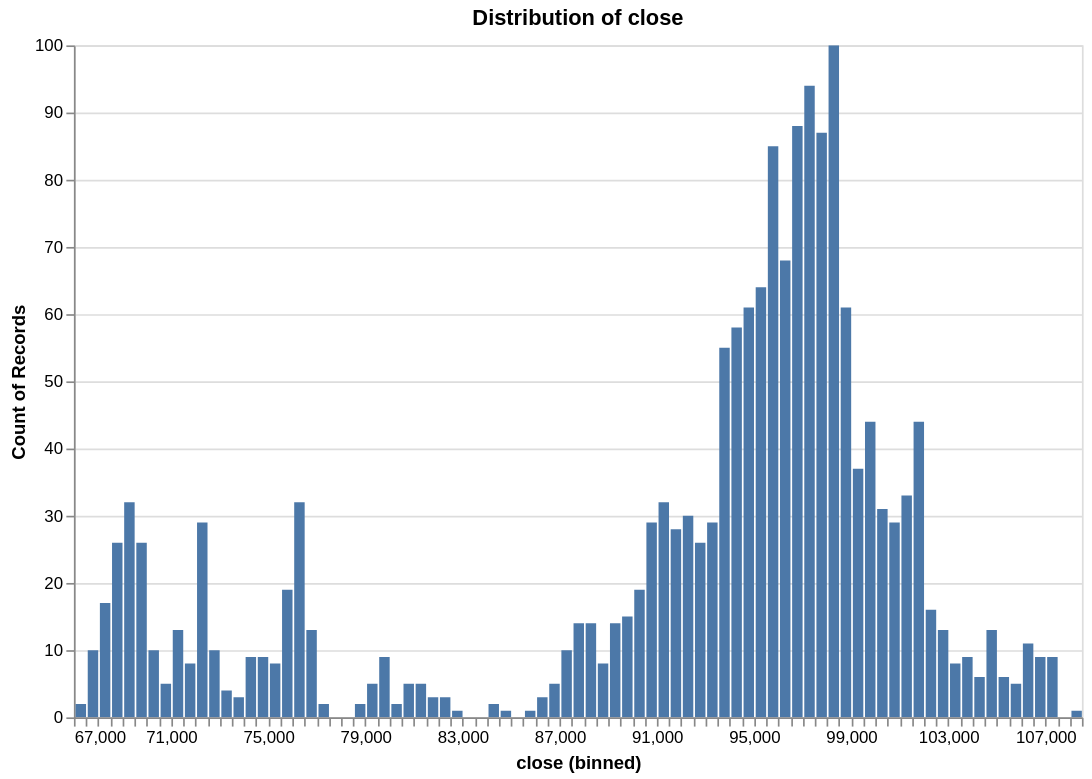

Notebook code for this chart:
### Markdown cell above
### 4.4 Analyze Feature Distributions

### Code cell
# Distribution of log returns (should be approximately normal)
plot_distribution(ts, target, n_bins=100)

# Distribution of close prices
plot_distribution(ts, 'close', n_bins=100)

### Figure 1 — Vega specification as saved in the notebook (floating-point values rounded to 4 significant figures)
{"$schema": "https://vega.github.io/schema/vega/v6.json", "data": [{"name": "param_f268f798f41c853e_store"}, {"name": "source_0", "values": [{"__count": 13, "bin_maxbins_100_close": 71000.0, "bin_maxbins_100_close_end": 71500.0}, {"__count": 8, "bin_maxbins_100_close": 71500.0, "bin_maxbins_100_close_end": 72000.0}, {"__count": 29, "bin_maxbins_100_close": 72000.0, "bin_maxbins_100_close_end": 72500.0}, {"__count": 10, "bin_maxbins_100_close": 72500.0, "bin_maxbins_100_close_end": 73000.0}, {"__count": 4, "bin_maxbins_100_close": 73000.0, "bin_maxbins_100_close_end": 73500.0}, {"__count": 5, "bin_maxbins_100_close": 70500.0, "bin_maxbins_100_close_end": 71000.0}, {"__count": 10, "bin_maxbins_100_close": 70000.0, "bin_maxbins_100_close_end": 70500.0}, {"__count": 32, "bin_maxbins_100_close": 69000.0, "bin_maxbins_100_close_end": 69500.0}, {"__count": 26, "bin_maxbins_100_close": 69500.0, "bin_maxbins_100_close_end": 70000.0}, {"__count": 17, "bin_maxbins_100_close": 68000.0, "bin_maxbins_100_close_end": 68500.0}, {"__count": 26, "bin_maxbins_100_close": 68500.0, "bin_maxbins_100_close_end": 69000.0}, {"__count": 10, "bin_maxbins_100_close": 67500.0, "bin_maxbins_100_close_end": 68000.0}, {"__count": 2, "bin_maxbins_100_close": 67000.0, "bin_maxbins_100_close_end": 67500.0}, {"__count": 9, "bin_maxbins_100_close": 74000.0, "bin_maxbins_100_close_end": 74500.0}, {"__count": 9, "bin_maxbins_100_close": 74500.0, "bin_maxbins_100_close_end": 75000.0}, {"__count": 3, "bin_maxbins_100_close": 73500.0, "bin_maxbins_100_close_end": 74000.0}, {"__count": 8, "bin_maxbins_100_close": 75000.0, "bin_maxbins_100_close_end": 75500.0}, {"__count": 19, "bin_maxbins_100_close": 75500.0, "bin_maxbins_100_close_end": 76000.0}, {"__count": 32, "bin_maxbins_100_close": 76000.0, "bin_maxbins_100_close_end": 76500.0}, {"__count": 13, "bin_maxbins_100_close": 76500.0, "bin_maxbins_100_close_end": 77000.0}, {"__count": 2, "bin_maxbins_100_close": 77000.0, "bin_maxbins_100_close_end": 77500.0}, {"__count": 5, "bin_maxbins_100_close": 79000.0, "bin_maxbins_100_close_end": 79500.0}, {"__count": 2, "bin_maxbins_100_close": 78500.0, "bin_maxbins_100_close_end": 79000.0}, {"__count": 9, "bin_maxbins_100_close": 79500.0, "bin_maxbins_100_close_end": 80000.0}, {"__count": 2, "bin_maxbins_100_close": 80000.0, "bin_maxbins_100_close_end": 80500.0}, {"__count": 5, "bin_maxbins_100_close": 80500.0, "bin_maxbins_100_close_end": 81000.0}, {"__count": 5, "bin_maxbins_100_close": 81000.0, "bin_maxbins_100_close_end": 81500.0}, {"__count": 3, "bin_maxbins_100_close": 81500.0, "bin_maxbins_100_close_end": 82000.0}, {"__count": 3, "bin_maxbins_100_close": 82000.0, "bin_maxbins_100_close_end": 82500.0}, {"__count": 1, "bin_maxbins_100_close": 82500.0, "bin_maxbins_100_close_end": 83000.0}, {"__count": 2, "bin_maxbins_100_close": 84000.0, "bin_maxbins_100_close_end": 84500.0}, {"__count": 1, "bin_maxbins_100_close": 84500.0, "bin_maxbins_100_close_end": 85000.0}, {"__count": 1, "bin_maxbins_100_close": 85500.0, "bin_maxbins_100_close_end": 86000.0}, {"__count": 3, "bin_maxbins_100_close": 86000.0, "bin_maxbins_100_close_end": 86500.0}, {"__count": 5, "bin_maxbins_100_close": 86500.0, "bin_maxbins_100_close_end": 87000.0}, {"__count": 14, "bin_maxbins_100_close": 87500.0, "bin_maxbins_100_close_end": 88000.0}, {"__count": 14, "bin_maxbins_100_close": 88000.0, "bin_maxbins_100_close_end": 88500.0}, {"__count": 8, "bin_maxbins_100_close": 88500.0, "bin_maxbins_100_close_end": 89000.0}, {"__count": 14, "bin_maxbins_100_close": 89000.0, "bin_maxbins_100_close_end": 89500.0}, {"__count": 15, "bin_maxbins_100_close": 89500.0, "bin_maxbins_100_close_end": 90000.0}, {"__count": 10, "bin_maxbins_100_close": 87000.0, "bin_maxbins_100_close_end": 87500.0}, {"__count": 28, "bin_maxbins_100_close": 91500.0, "bin_maxbins_100_close_end": 92000.0}, {"__count": 26, "bin_maxbins_100_close": 92500.0, "bin_maxbins_100_close_end": 93000.0}, {"__count": 30, "bin_maxbins_100_close": 92000.0, "bin_maxbins_100_close_end": 92500.0}, {"__count": 19, "bin_maxbins_100_close": 90000.0, "bin_maxbins_100_close_end": 90500.0}, {"__count": 29, "bin_maxbins_100_close": 90500.0, "bin_maxbins_100_close_end": 91000.0}, {"__count": 32, "bin_maxbins_100_close": 91000.0, "bin_maxbins_100_close_end": 91500.0}, {"__count": 55, "bin_maxbins_100_close": 93500.0, "bin_maxbins_100_close_end": 94000.0}, {"__count": 29, "bin_maxbins_100_close": 93000.0, "bin_maxbins_100_close_end": 93500.0}, {"__count": 58, "bin_maxbins_100_close": 94000.0, "bin_maxbins_100_close_end": 94500.0}, {"__count": 61, "bin_maxbins_100_close": 94500.0, "bin_maxbins_100_close_end": 95000.0}, {"__count": 85, "bin_maxbins_100_close": 95500.0, "bin_maxbins_100_close_end": 96000.0}, {"__count": 87, "bin_maxbins_100_close": 97500.0, "bin_maxbins_100_close_end": 98000.0}, {"__count": 94, "bin_maxbins_100_close": 97000.0, "bin_maxbins_100_close_end": 97500.0}, {"__count": 88, "bin_maxbins_100_close": 96500.0, "bin_maxbins_100_close_end": 97000.0}, {"__count": 100, "bin_maxbins_100_close": 98000.0, "bin_maxbins_100_close_end": 98500.0}, {"__count": 61, "bin_maxbins_100_close": 98500.0, "bin_maxbins_100_close_end": 99000.0}, {"__count": 37, "bin_maxbins_100_close": 99000.0, "bin_maxbins_100_close_end": 99500.0}, {"__count": 68, "bin_maxbins_100_close": 96000.0, "bin_maxbins_100_close_end": 96500.0}, {"__count": 64, "bin_maxbins_100_close": 95000.0, "bin_maxbins_100_close_end": 95500.0}, {"__count": 44, "bin_maxbins_100_close": 101500.0, "bin_maxbins_100_close_end": 102000.0}, {"__count": 8, "bin_maxbins_100_close": 103000.0, "bin_maxbins_100_close_end": 103500.0}, {"__count": 13, "bin_maxbins_100_close": 102500.0, "bin_maxbins_100_close_end": 103000.0}, {"__count": 16, "bin_maxbins_100_close": 102000.0, "bin_maxbins_100_close_end": 102500.0}, {"__count": 9, "bin_maxbins_100_close": 103500.0, "bin_maxbins_100_close_end": 104000.0}, {"__count": 33, "bin_maxbins_100_close": 101000.0, "bin_maxbins_100_close_end": 101500.0}, {"__count": 31, "bin_maxbins_100_close": 100000.0, "bin_maxbins_100_close_end": 100500.0}, {"__count": 44, "bin_maxbins_100_close": 99500.0, "bin_maxbins_100_close_end": 100000.0}, {"__count": 29, "bin_maxbins_100_close": 100500.0, "bin_maxbins_100_close_end": 101000.0}, {"__count": 6, "bin_maxbins_100_close": 104000.0, "bin_maxbins_100_close_end": 104500.0}, {"__count": 6, "bin_maxbins_100_close": 105000.0, "bin_maxbins_100_close_end": 105500.0}, {"__count": 5, "bin_maxbins_100_close": 105500.0, "bin_maxbins_100_close_end": 106000.0}, {"__count": 13, "bin_maxbins_100_close": 104500.0, "bin_maxbins_100_close_end": 105000.0}, {"__count": 11, "bin_maxbins_100_close": 106000.0, "bin_maxbins_100_close_end": 106500.0}, {"__count": 9, "bin_maxbins_100_close": 106500.0, "bin_maxbins_100_close_end": 107000.0}, {"__count": 9, "bin_maxbins_100_close": 107000.0, "bin_maxbins_100_close_end": 107500.0}, {"__count": 1, "bin_maxbins_100_close": 108000.0, "bin_maxbins_100_close_end": 108500.0}]}, {"name": "source_0_y_domain___count", "values": [{"min": 1, "max": 100}]}], "signals": [{"name": "bin_maxbins_100_close_bins", "value": {"fields": ["close"], "fname": "bin_close", "start": 67000.0, "step": 500.0, "stop": 108500.0}}, {"name": "unit", "value": {}, "on": [{"events": "pointermove", "update": "isTuple(group()) ? group() : unit"}]}, {"name": "param_f268f798f41c853e", "update": "vlSelectionResolve(\"param_f268f798f41c853e_store\", \"union\")"}, {"name": "param_f268f798f41c853e_close", "on": [{"events": [{"source": "view", "type": "dblclick"}], "update": "null"}, {"events": {"signal": "param_f268f798f41c853e_translate_delta"}, "update": "panLinear(param_f268f798f41c853e_translate_anchor.extent_x, -param_f268f798f41c853e_translate_delta.x / width)"}, {"events": {"signal": "param_f268f798f41c853e_zoom_delta"}, "update": "zoomLinear(domain(\"x\"), param_f268f798f41c853e_zoom_anchor.x, param_f268f798f41c853e_zoom_delta)"}]}, {"name": "param_f268f798f41c853e_tuple", "on": [{"events": [{"signal": "param_f268f798f41c853e_close"}], "update": "param_f268f798f41c853e_close ? {unit: \"\", fields: param_f268f798f41c853e_tuple_fields, values: [param_f268f798f41c853e_close]} : null"}]}, {"name": "param_f268f798f41c853e_tuple_fields", "value": [{"field": "close", "channel": "x", "type": "R"}]}, {"name": "param_f268f798f41c853e_translate_anchor", "value": {}, "on": [{"events": [{"source": "scope", "type": "pointerdown"}], "update": "{x: x(unit), y: y(unit), extent_x: domain(\"x\")}"}]}, {"name": "param_f268f798f41c853e_translate_delta", "value": {}, "on": [{"events": [{"source": "window", "between": [{"source": "scope", "type": "pointerdown"}, {"source": "window", "type": "pointerup"}], "type": "pointermove", "consume": true}], "update": "{x: param_f268f798f41c853e_translate_anchor.x - x(unit), y: param_f268f798f41c853e_translate_anchor.y - y(unit)}"}]}, {"name": "param_f268f798f41c853e_zoom_anchor", "on": [{"events": [{"source": "scope", "type": "wheel", "consume": true}], "update": "{x: invert(\"x\", x(unit)), y: invert(\"y\", y(unit))}"}]}, {"name": "param_f268f798f41c853e_zoom_delta", "on": [{"events": [{"source": "scope", "type": "wheel", "consume": true}], "update": "pow(1.001, event.deltaY * pow(16, event.deltaMode))", "force": true}]}, {"name": "param_f268f798f41c853e_modify", "on": [{"events": {"signal": "param_f268f798f41c853e_tuple"}, "update": "modify(\"param_f268f798f41c853e_store\", param_f268f798f41c853e_tuple, true)"}]}], "marks": [{"type": "rect", "name": "marks", "from": {"data": "source_0"}, "encode": {"update": {"y2": {"value": 0, "scale": "y"}, "fill": {"value": "#4c78a8"}, "x": {"field": "bin_maxbins_100_close_end", "scale": "x", "offset": {"signal": "0.5 + (abs(scale(\"x\", datum[\"bin_maxbins_100_close_end\"]) - scale(\"x\", datum[\"bin_maxbins_100_close\"])) < 0.25 ? 0.5 * (0.25 - (abs(scale(\"x\", datum[\"bin_maxbins_100_close_end\"]) - scale(\"x\", datum[\"bin_maxbins_100_close\"])))) : -0.5)"}}, "y": {"field": "__count", "scale": "y"}, "x2": {"field": "bin_maxbins_100_close", "scale": "x", "offset": {"signal": "0.5 + (abs(scale(\"x\", datum[\"bin_maxbins_100_close_end\"]) - scale(\"x\", datum[\"bin_maxbins_100_close\"])) < 0.25 ? -0.5 * (0.25 - (abs(scale(\"x\", datum[\"bin_maxbins_100_close_end\"]) - scale(\"x\", datum[\"bin_maxbins_100_close\"])))) : 0.5)"}}}}, "interactive": true, "clip": true, "style": ["bar"]}], "scales": [{"name": "x", "type": "linear", "domain": {"signal": "[bin_maxbins_100_close_bins.start, bin_maxbins_100_close_bins.stop]"}, "range": [0, {"signal": "width"}], "bins": {"signal": "bin_maxbins_100_close_bins"}, "zero": false, "domainRaw": {"signal": "param_f268f798f41c853e[\"close\"]"}}, {"name": "y", "type": "linear", "domain": [{"signal": "(data(\"source_0_y_domain___count\")[0] || {}).min"}, {"signal": "(data(\"source_0_y_domain___count\")[0] || {}).max"}], "range": [{"signal": "height"}, 0], "nice": true, "zero": true}], "axes": [{"scale": "y", "tickCount": {"signal": "ceil(height/40)"}, "maxExtent": 0, "grid": true, "labels": false, "domain": false, "gridScale": "x", "orient": "left", "minExtent": 0, "ticks": false, "aria": false, "zindex": 0}, {"scale": "x", "labelOverlap": true, "tickCount": {"signal": "ceil(width/10)"}, "zindex": 0, "grid": false, "title": "close (binned)", "labelFlush": true, "orient": "bottom"}, {"scale": "y", "grid": false, "labelOverlap": true, "zindex": 0, "orient": "left", "tickCount": {"signal": "ceil(height/40)"}, "title": "Count of Records"}], "title": {"text": "Distribution of close", "frame": "group"}, "style": "cell", "width": 600, "background": "white", "height": 400, "padding": 5}
